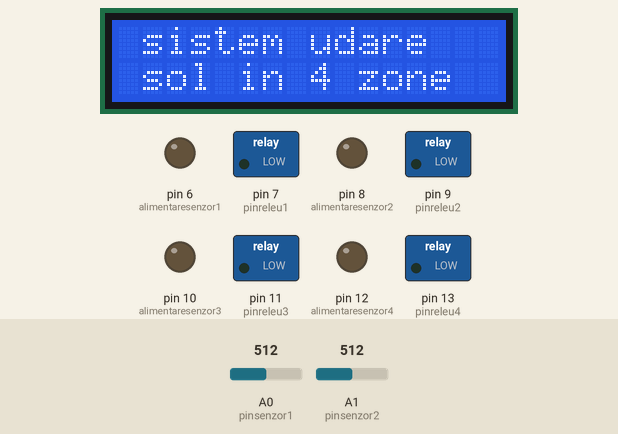
This sketch was run on a simulated Arduino Uno, built with avr-gcc and run on an emulated ATmega328P. Parts: 16×2 character LCD, switched loads named in the sketch (green lamp = pin HIGH), output pins drawn as LEDs (lit = HIGH). The test bench sets the inputs (shaded band); at power-on: A0 (pinsenzor1) = 512, A1 (pinsenzor2) = 512.

Above: at 0.1 s.
At 4.2 s:
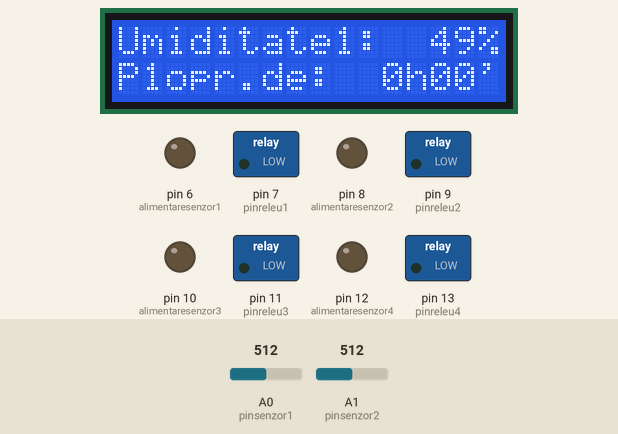
At 15.2 s:
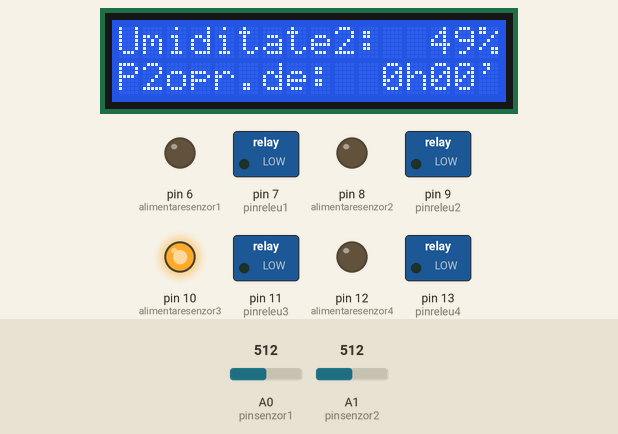
At 21.2 s:
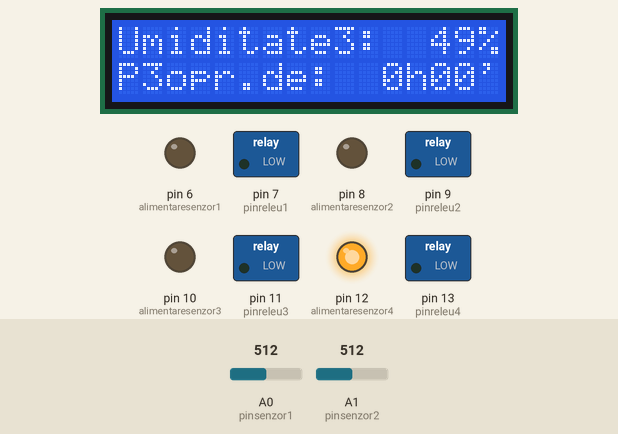
At 27.3 s:
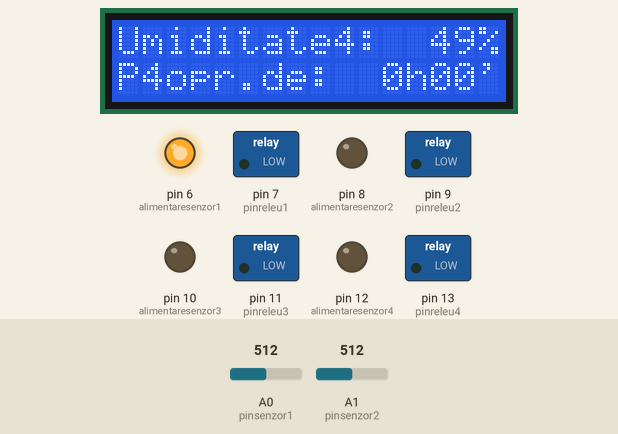
At 33.3 s:
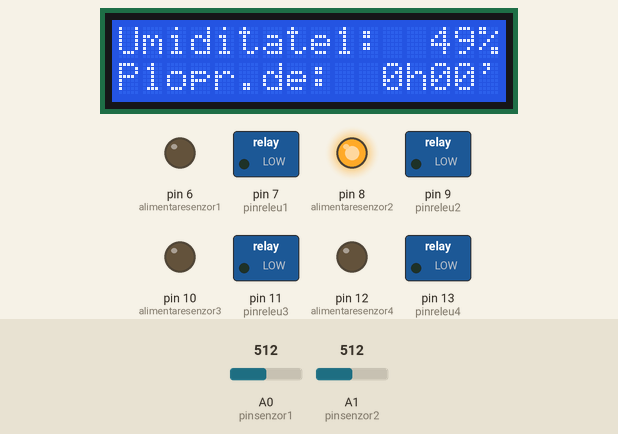
Timing chart, 0 to 40.0 s (numbered marks = the images above):
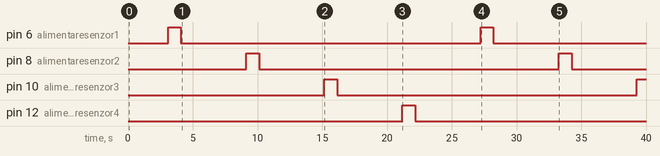

The sketch:

lcd1602_i2c_umditatesol_ver3.ino
```cpp
// sketch scris de niq_ro (Nicu FLORICA), Craiova, 22.06.2016
// versiune pentru udare, 27.06.2016
// versiune indicate timp scurs de la ultima udare, 02.07.2016
// versiune pentru 4 zone de control, 06.07.2016
// http://www.tehnic.go.ro
// http://nicuflorica.blogspot.ro/
// http://arduinotehniq.blogspot.com/
// http://www.arduinotehniq.com/

#include <Wire.h>                // folosire librarie pentru protocol i2c
#include <LiquidCrystal_I2C.h>   // folosire librarie pentru afisaj lcd1602 pe i2c

// afisaj 1602 pe i2c cu adresa 0x27
LiquidCrystal_I2C lcd(0x27, 16, 2);

int citiredate1, citiredate2, citiredate3, citiredate4;
int procentumiditate1, procentumiditate2, procentumiditate3, procentumiditate4;
#define pinsenzor1 A0             // senzorul de masura se conecteaza la pinul definit
#define pinsenzor2 A1
#define pinsenzor3 A2
#define pinsenzor4 A3
#define alimentaresenzor1 6      // senzorul nu va fi alimentat permanent pt. evitare efect de coroziune (electroliza)
#define pinreleu1 7              // comanda releului care poate porni o pompa se conecteaza la pinul definit
#define alimentaresenzor2 8
#define pinreleu2 9
#define alimentaresenzor3 10
#define pinreleu3 11
#define alimentaresenzor4 12
#define pinreleu4 13


byte pragudare;                  // variabila pentru prag pornire pompa (0..100%)
unsigned long pauzamare;         // variabila pentru timp intre citiri (in ms) cand pamantul este umed;
unsigned int pauzamica;          // variabila pentru timp intre citiri (in ms) cand pamantul este uscat;

unsigned long tpudare1, tpudare2, tpudare3, tpudare4;
unsigned long tpactual;
unsigned long tptrecut1, tptrecut2, tptrecut3, tptrecut4;
int tpminute1, tpminute2, tpminute3, tpminute4;
int tpore1, tpore2, tpore3, tpore4;


void setup()
{
pinMode(alimentaresenzor1, OUTPUT); // definim pinul ca iesire
pinMode(alimentaresenzor2, OUTPUT);
pinMode(alimentaresenzor3, OUTPUT);
pinMode(alimentaresenzor4, OUTPUT);
pinMode(pinreleu1, OUTPUT);         // definim pinul ca iesire
pinMode(pinreleu2, OUTPUT);
pinMode(pinreleu3, OUTPUT);
pinMode(pinreleu4, OUTPUT);

digitalWrite(alimentaresenzor1, LOW); // pinul ramane in 0 logic
digitalWrite(alimentaresenzor2, LOW);
digitalWrite(alimentaresenzor3, LOW);
digitalWrite(alimentaresenzor4, LOW);
digitalWrite(pinreleu1, LOW);         // pinul ramane in 0 logic
digitalWrite(pinreleu2, LOW);
digitalWrite(pinreleu3, LOW);
digitalWrite(pinreleu4, LOW);

lcd.begin();  // initializare afisaj
lcd.backlight(); // aprindere fundal

lcd.setCursor(1, 0);   // pozitionare cursor pe colana a 4-a din stanga - sus
lcd.print("sistem udare"); // afisare text
lcd.setCursor(1, 1);   // mutare cursor pe coloana a 2-a din stanga - jos
lcd.print("sol in 4 zone"); // afisare text
delay(3000);           // temporizare 3 secunde
lcd.clear();           // stergere ecran

pragudare = 25;        // prag alimentare pompa in % (25%)
//pauzamare = 300000;    // timp in ms (300000 -> 300sec -> 5 minute)
pauzamare = 5000;
pauzamica = 3000;      // timp in ms (5000 -> 5sec)

tpudare1 = 0;
tpudare2 = 0;
tpudare3 = 0;
tpudare4 = 0;
tpactual = 0;
tptrecut1 = 0;
tptrecut2 = 0;
tptrecut3 = 0;
tptrecut4 = 0;
tpminute1 = 0;
tpminute2 = 0;
tpminute3 = 0;
tpminute4 = 0;
tpore1 = 0;
tpore2 = 0;
tpore3 = 0;
tpore4 = 0;
}

void loop()
{
digitalWrite(alimentaresenzor1, HIGH); // pinul de alimentare senzor in 1 logic
delay(1000);
citiredate1 = analogRead(pinsenzor1);                // citire valoare pe intrarea analogica
procentumiditate1 = map(citiredate1, 1023,0,0,100);  // transformare date primare in procente
digitalWrite(alimentaresenzor1, LOW); // pinul de alimentare senzor in 0 logic

lcd.setCursor(0, 0);
lcd.print("Umiditate1: ");
if (procentumiditate1 < 100) lcd.print(" ");
if (procentumiditate1 < 10) lcd.print(" ");
lcd.print(procentumiditate1);
lcd.print("%");

if (procentumiditate1 < pragudare) // daca pamantul e prea uscat
{
digitalWrite(pinreleu1, HIGH);     // se comanda releul pentru a actiona o pompa
lcd.setCursor(0, 1);
lcd.print("Pompa 1 pornita ! ");
tpudare1 = millis();               // se memoreaza timpul cand se uda
delay(pauzamica);	          // pauza intre cititi
}
else                              // daca pamantul este suficient de umed
{
digitalWrite(pinreleu1, LOW);      // releul este in repaus
lcd.setCursor(0, 1);
//lcd.print("Pompa oprita !  ");
lcd.print("P1opr.de:");
tpactual = millis();

tptrecut1 = tpactual - tpudare1;
tptrecut1 = tptrecut1/60000;       // transformare in minute
tpore1 = tptrecut1/60;
tpminute1 = tptrecut1 - 60*tpore1;
if (tpore1<100) lcd.print(" ");
if (tpore1<10) lcd.print(" ");
lcd.print(tpore1);
lcd.print("h");
if (tpminute1<10) lcd.print("0");
lcd.print(tpminute1);
lcd.print("' ");
delay(pauzamare);                 // pauza mare intre citiri cand pamantul este umed
}

// senzor 2
digitalWrite(alimentaresenzor2, HIGH); // pinul de alimentare senzor in 1 logic
delay(1000);
citiredate2 = analogRead(pinsenzor2);                // citire valoare pe intrarea analogica
procentumiditate2 = map(citiredate2, 1023,0,0,100);  // transformare date primare in procente
digitalWrite(alimentaresenzor2, LOW); // pinul de alimentare senzor in 0 logic

lcd.setCursor(0, 0);
lcd.print("Umiditate2: ");
if (procentumiditate2 < 100) lcd.print(" ");
if (procentumiditate2 < 10) lcd.print(" ");
lcd.print(procentumiditate2);
lcd.print("%");

if (procentumiditate2 < pragudare) // daca pamantul e prea uscat
{
digitalWrite(pinreleu2, HIGH);     // se comanda releul pentru a actiona o pompa
lcd.setCursor(0, 1);
lcd.print("Pompa 2 pornita ! ");
tpudare2 = millis();               // se memoreaza timpul cand se uda
delay(pauzamica);	          // pauza intre cititi
}
else                              // daca pamantul este suficient de umed
{
digitalWrite(pinreleu2, LOW);      // releul este in repaus
lcd.setCursor(0, 1);
//lcd.print("Pompa oprita !  ");
lcd.print("P2opr.de:");
tpactual = millis();

tptrecut2 = tpactual - tpudare2;
tptrecut2 = tptrecut2/60000;       // transformare in minute
tpore2 = tptrecut2/60;
tpminute2 = tptrecut2 - 60*tpore2;
if (tpore2<100) lcd.print(" ");
if (tpore2<10) lcd.print(" ");
lcd.print(tpore2);
lcd.print("h");
if (tpminute2<10) lcd.print("0");
lcd.print(tpminute2);
lcd.print("' ");
delay(pauzamare);                 // pauza mare intre citiri cand pamantul este umed
}

// senzor 3
digitalWrite(alimentaresenzor3, HIGH); // pinul de alimentare senzor in 1 logic
delay(1000);
citiredate3 = analogRead(pinsenzor3);                // citire valoare pe intrarea analogica
procentumiditate3 = map(citiredate3, 1023,0,0,100);  // transformare date primare in procente
digitalWrite(alimentaresenzor3, LOW); // pinul de alimentare senzor in 0 logic

lcd.setCursor(0, 0);
lcd.print("Umiditate3: ");
if (procentumiditate3 < 100) lcd.print(" ");
if (procentumiditate3 < 10) lcd.print(" ");
lcd.print(procentumiditate3);
lcd.print("%");

if (procentumiditate3 < pragudare) // daca pamantul e prea uscat
{
digitalWrite(pinreleu3, HIGH);     // se comanda releul pentru a actiona o pompa
lcd.setCursor(0, 1);
lcd.print("Pompa 3 pornita ! ");
tpudare3 = millis();               // se memoreaza timpul cand se uda
delay(pauzamica);	          // pauza intre cititi
}
else                              // daca pamantul este suficient de umed
{
digitalWrite(pinreleu3, LOW);      // releul este in repaus
lcd.setCursor(0, 1);
//lcd.print("Pompa oprita !  ");
lcd.print("P3opr.de:");
tpactual = millis();

tptrecut3 = tpactual - tpudare3;
tptrecut3 = tptrecut3/60000;       // transformare in minute
tpore3 = tptrecut3/60;
tpminute3 = tptrecut3 - 60*tpore3;
if (tpore3<100) lcd.print(" ");
if (tpore3<10) lcd.print(" ");
lcd.print(tpore3);
lcd.print("h");
if (tpminute3<10) lcd.print("0");
lcd.print(tpminute3);
lcd.print("' ");
delay(pauzamare);                 // pauza mare intre citiri cand pamantul este umed
}

// senzor 4
digitalWrite(alimentaresenzor4, HIGH); // pinul de alimentare senzor in 1 logic
delay(1000);
citiredate4 = analogRead(pinsenzor4);                // citire valoare pe intrarea analogica
procentumiditate4 = map(citiredate4, 1023,0,0,100);  // transformare date primare in procente
digitalWrite(alimentaresenzor4, LOW); // pinul de alimentare senzor in 0 logic

lcd.setCursor(0, 0);
lcd.print("Umiditate4: ");
if (procentumiditate4 < 100) lcd.print(" ");
if (procentumiditate4 < 10) lcd.print(" ");
lcd.print(procentumiditate4);
lcd.print("%");

if (procentumiditate4 < pragudare) // daca pamantul e prea uscat
{
digitalWrite(pinreleu4, HIGH);     // se comanda releul pentru a actiona o pompa
lcd.setCursor(0, 1);
lcd.print("Pompa 4 pornita ! ");
tpudare4 = millis();               // se memoreaza timpul cand se uda
delay(pauzamica);	          // pauza intre cititi
}
else                              // daca pamantul este suficient de umed
{
digitalWrite(pinreleu4, LOW);      // releul este in repaus
lcd.setCursor(0, 1);
//lcd.print("Pompa oprita !  ");
lcd.print("P4opr.de:");
tpactual = millis();

tptrecut4 = tpactual - tpudare4;
tptrecut4 = tptrecut4/60000;       // transformare in minute
tpore4 = tptrecut4/60;
tpminute4 = tptrecut4 - 60*tpore4;
if (tpore4<100) lcd.print(" ");
if (tpore4<10) lcd.print(" ");
lcd.print(tpore4);
lcd.print("h");
if (tpminute4<10) lcd.print("0");
lcd.print(tpminute4);
lcd.print("' ");
delay(pauzamare);                 // pauza mare intre citiri cand pamantul este umed
}


//delay(pauzamica);	          // pauza intre cititi
}
```

Measured:
- by itself, pin 6 (alimentaresenzor1), pin 8 (alimentaresenzor2): alternates HIGH for 1.0 s and LOW for 23.1 s
- by itself, pin 10 (alimentaresenzor3): LOW → HIGH at 15.2 s, → LOW 1.0 s later, → HIGH 23.1 s later
- by itself, pin 12 (alimentaresenzor4): LOW → HIGH at 21.2 s, → LOW 1.0 s later
- what the display in image 1 shows lasts 6.1 s, from 4.1 s to 10.2 s
